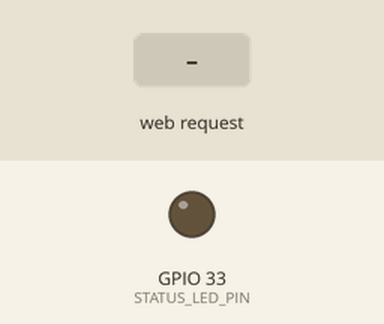
The sketch below on a simulated ESP32. On the bench: output pins drawn as LEDs (lit = HIGH). The inputs (shaded band) are chosen by the test bench. WiFi joins after 1.5 s; servers stay silent unless stated; the camera gives no picture; what the sketch prints to the serial monitor is not drawn.

Above: at 0.0 s.
At 3.7 s:
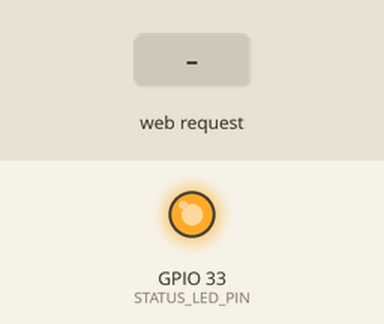
3.8 s: HTTP request GET /capture received
At 5.1 s:
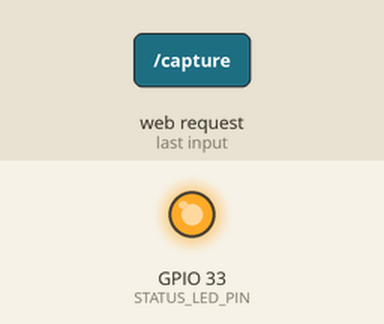
Timing chart, 0 to 6.8 s (numbered marks = the images above; inputs shaded):
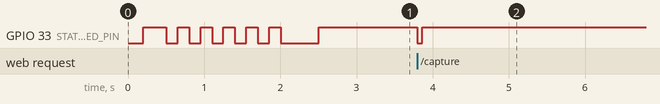

Measured:
- after the input at 3.8 s, GPIO 33 (STATUS_LED_PIN): HIGH → LOW at once, → HIGH 0.06 s later

The sketch:

esp32-cam-findit.ino
```cpp
// FindIt — ESP32-CAM firmware (DFR0602 / AI-Thinker ESP32-CAM)
//
// Serves a tiny HTTP API on the local network. The FindIt Phoenix backend
// hits GET http://<this-board>/capture and receives a JPEG in the response
// body. The board does NOT push to the backend.
//
// Endpoints:
//   GET /         -> "FindIt ESP32-CAM ready" (text/plain)
//   GET /health   -> {"ok":true,"free_heap":N} (application/json)
//   GET /capture  -> raw JPEG bytes (image/jpeg)
//
// Requires Wi-Fi credentials in config.h (copy from config.example.h).

#include "config.h"

#include <WiFi.h>
#include <WebServer.h>
#include <ESPmDNS.h>
#include <esp_task_wdt.h>
#include "esp_camera.h"

// Watchdog timeout (seconds). loop() must reset it within this window.
#define WDT_TIMEOUT_SEC 15

// How often loop() checks Wi-Fi and tries to reconnect if dropped.
#define WIFI_CHECK_INTERVAL_MS 5000

// AI-Thinker ESP32-CAM pin map (same on DFR0602)
#define PWDN_GPIO_NUM     32
#define RESET_GPIO_NUM    -1
#define XCLK_GPIO_NUM      0
#define SIOD_GPIO_NUM     26
#define SIOC_GPIO_NUM     27
#define Y9_GPIO_NUM       35
#define Y8_GPIO_NUM       34
#define Y7_GPIO_NUM       39
#define Y6_GPIO_NUM       36
#define Y5_GPIO_NUM       21
#define Y4_GPIO_NUM       19
#define Y3_GPIO_NUM       18
#define Y2_GPIO_NUM        5
#define VSYNC_GPIO_NUM    25
#define HREF_GPIO_NUM     23
#define PCLK_GPIO_NUM     22

// Onboard red LED (active LOW). Used as status indicator.
#define STATUS_LED_PIN    33

WebServer server(80);

static void statusLed(bool on) {
  digitalWrite(STATUS_LED_PIN, on ? LOW : HIGH);
}

static bool initCamera() {
  camera_config_t config = {};
  config.ledc_channel = LEDC_CHANNEL_0;
  config.ledc_timer   = LEDC_TIMER_0;
  config.pin_d0       = Y2_GPIO_NUM;
  config.pin_d1       = Y3_GPIO_NUM;
  config.pin_d2       = Y4_GPIO_NUM;
  config.pin_d3       = Y5_GPIO_NUM;
  config.pin_d4       = Y6_GPIO_NUM;
  config.pin_d5       = Y7_GPIO_NUM;
  config.pin_d6       = Y8_GPIO_NUM;
  config.pin_d7       = Y9_GPIO_NUM;
  config.pin_xclk     = XCLK_GPIO_NUM;
  config.pin_pclk     = PCLK_GPIO_NUM;
  config.pin_vsync    = VSYNC_GPIO_NUM;
  config.pin_href     = HREF_GPIO_NUM;
  config.pin_sccb_sda = SIOD_GPIO_NUM;
  config.pin_sccb_scl = SIOC_GPIO_NUM;
  config.pin_pwdn     = PWDN_GPIO_NUM;
  config.pin_reset    = RESET_GPIO_NUM;
  config.xclk_freq_hz = 20000000;
  config.pixel_format = PIXFORMAT_JPEG;

  if (psramFound()) {
    config.frame_size   = FRAMESIZE_XGA;   // 1024x768
    config.jpeg_quality = 10;
    config.fb_count     = 2;
    config.fb_location  = CAMERA_FB_IN_PSRAM;
    config.grab_mode    = CAMERA_GRAB_LATEST;
  } else {
    config.frame_size   = FRAMESIZE_SVGA;  // 800x600
    config.jpeg_quality = 12;
    config.fb_count     = 1;
    config.fb_location  = CAMERA_FB_IN_DRAM;
    config.grab_mode    = CAMERA_GRAB_WHEN_EMPTY;
  }

  esp_err_t err = esp_camera_init(&config);
  if (err != ESP_OK) {
    Serial.printf("esp_camera_init failed: 0x%x\n", err);
    return false;
  }
  return true;
}

static bool connectWifi() {
  WiFi.mode(WIFI_STA);
  WiFi.setSleep(false);

  // Optional static IP (from config.h). Must run BEFORE WiFi.begin().
  // If STATIC_IP_ADDR is not defined, the board falls back to DHCP.
#ifdef STATIC_IP_ADDR
  IPAddress local_ip, gateway, subnet, dns;
  local_ip.fromString(STATIC_IP_ADDR);
  gateway.fromString(STATIC_GATEWAY);
  subnet.fromString(STATIC_SUBNET);
  dns.fromString(STATIC_DNS);
  if (!WiFi.config(local_ip, gateway, subnet, dns)) {
    Serial.println("Static IP config failed, falling back to DHCP");
  } else {
    Serial.printf("Using static IP %s\n", STATIC_IP_ADDR);
  }
#endif

  WiFi.begin(WIFI_SSID, WIFI_PASSWORD);
  Serial.printf("Connecting to Wi-Fi SSID '%s'", WIFI_SSID);

  const uint32_t deadline = millis() + 30000;
  while (WiFi.status() != WL_CONNECTED && millis() < deadline) {
    statusLed(true);
    delay(150);
    statusLed(false);
    delay(150);
    Serial.print(".");
  }
  Serial.println();

  if (WiFi.status() != WL_CONNECTED) {
    Serial.println("Wi-Fi connect failed");
    return false;
  }

  Serial.print("WiFi connected, IP = ");
  Serial.println(WiFi.localIP());
  return true;
}

static void handleRoot() {
  server.send(200, "text/plain", "FindIt ESP32-CAM ready");
}

static void handleHealth() {
  char body[96];
  snprintf(body, sizeof(body), "{\"ok\":true,\"free_heap\":%u}", (unsigned) ESP.getFreeHeap());
  server.send(200, "application/json", body);
}

static void handleCapture() {
  statusLed(true);
  camera_fb_t *fb = esp_camera_fb_get();
  if (!fb) {
    statusLed(false);
    Serial.println("esp_camera_fb_get failed");
    server.send(500, "application/json", "{\"ok\":false,\"error\":\"capture_failed\"}");
    return;
  }

  // Let WebServer emit exactly one Content-Type/Content-Length pair:
  // setContentLength() + send(200, "image/jpeg", "") does that, then we stream
  // the raw JPEG over the client. The previous bare send(200) with manual
  // headers produced DUPLICATE Content-Type (text/html + image/jpeg) and
  // Content-Length (0 + real size) headers — a malformed response that strict
  // HTTP clients (the Phoenix backend's Finch/Mint) reject, so /capture failed
  // with a 502 every time.
  WiFiClient client = server.client();
  server.setContentLength(fb->len);
  server.sendHeader("Cache-Control", "no-store");
  server.send(200, "image/jpeg", "");
  client.write(fb->buf, fb->len);

  esp_camera_fb_return(fb);
  statusLed(false);
  Serial.printf("Served /capture (%u bytes)\n", (unsigned) fb->len);
}

void setup() {
  Serial.begin(115200);
  Serial.setDebugOutput(false);
  delay(200);
  Serial.println();
  Serial.println("FindIt ESP32-CAM booting");

  pinMode(STATUS_LED_PIN, OUTPUT);
  statusLed(false);

  if (!initCamera()) {
    Serial.println("Camera init failed — halting");
    while (true) {
      statusLed(true); delay(80);
      statusLed(false); delay(80);
    }
  }

  if (!connectWifi()) {
    Serial.println("Wi-Fi failed — halting");
    while (true) {
      statusLed(true); delay(500);
      statusLed(false); delay(500);
    }
  }

  if (MDNS.begin("findit-esp")) {
    MDNS.addService("http", "tcp", 80);
    Serial.println("mDNS: http://findit-esp.local/");
  }

  server.on("/", HTTP_GET, handleRoot);
  server.on("/health", HTTP_GET, handleHealth);
  server.on("/capture", HTTP_GET, handleCapture);
  server.begin();

  Serial.println("HTTP server started on port 80");
  statusLed(true);
  delay(500);
  statusLed(false);

  esp_task_wdt_init(WDT_TIMEOUT_SEC, true);
  esp_task_wdt_add(NULL);
}

void loop() {
  esp_task_wdt_reset();
  server.handleClient();

  static uint32_t last_wifi_check = 0;
  uint32_t now = millis();
  if (now - last_wifi_check > WIFI_CHECK_INTERVAL_MS) {
    last_wifi_check = now;
    if (WiFi.status() != WL_CONNECTED) {
      Serial.println("Wi-Fi link lost, reconnecting...");
      WiFi.disconnect();
      WiFi.begin(WIFI_SSID, WIFI_PASSWORD);
    }
  }

  delay(1);
}
```

config.example.h
```cpp
#pragma once

// Copy this file to config.h and fill in your Wi-Fi credentials.
// The 2.4GHz network must reach the ESP32-CAM and the FindIt backend.

#define WIFI_SSID      "your-ssid"
#define WIFI_PASSWORD  "your-password"

// ----------------------------------------------------------------------------
// Optional: STATIC IP
//
// By default the board gets its IP from DHCP, which can change on reboot and
// break the backend's ESP32_URL. Defining a static IP keeps it fixed forever.
//
// To enable, UNCOMMENT the four lines below and adjust to YOUR network:
//   - STATIC_IP_ADDR : pick an IP OUTSIDE the router's DHCP range to avoid
//                      conflicts (a high number like .200 is usually safe).
//   - STATIC_GATEWAY : your router's IP (check it in your phone/PC Wi-Fi info).
//   - STATIC_SUBNET  : almost always 255.255.255.0 on home/office networks.
//   - STATIC_DNS     : fine to use the gateway, or 8.8.8.8.
//
// After flashing, point the backend at it: ESP32_URL=http://192.168.0.200
//
// #define STATIC_IP_ADDR  "192.168.0.200"
// #define STATIC_GATEWAY  "192.168.0.1"
// #define STATIC_SUBNET   "255.255.255.0"
// #define STATIC_DNS      "192.168.0.1"
```
